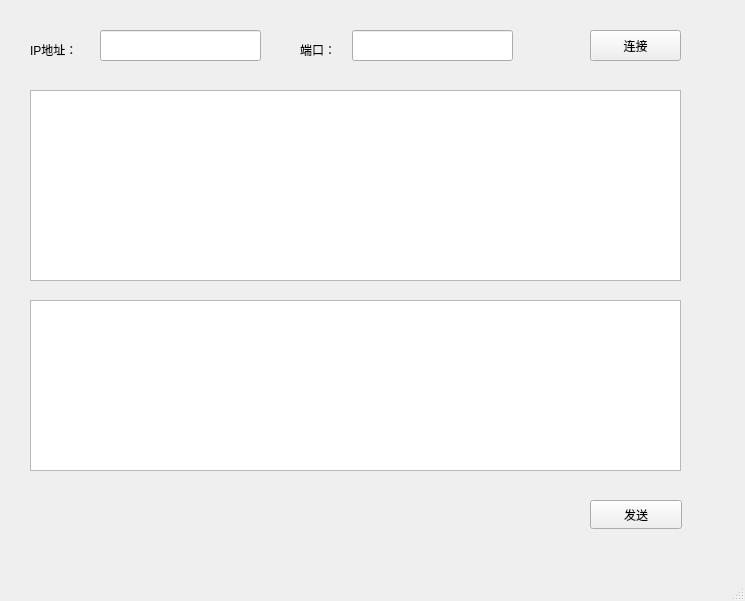
<?xml version="1.0" encoding="UTF-8"?>
<ui version="4.0">
 <class>MainWindow</class>
 <widget class="QMainWindow" name="MainWindow">
  <property name="geometry">
   <rect>
    <x>0</x>
    <y>0</y>
    <width>745</width>
    <height>601</height>
   </rect>
  </property>
  <property name="windowTitle">
   <string>MainWindow</string>
  </property>
  <property name="styleSheet">
   <string notr="true"/>
  </property>
  <widget class="QWidget" name="centralwidget">
   <widget class="QLabel" name="label">
    <property name="geometry">
     <rect>
      <x>30</x>
      <y>40</y>
      <width>69</width>
      <height>20</height>
     </rect>
    </property>
    <property name="text">
     <string>IP地址：</string>
    </property>
   </widget>
   <widget class="QLabel" name="label_2">
    <property name="geometry">
     <rect>
      <x>300</x>
      <y>40</y>
      <width>69</width>
      <height>20</height>
     </rect>
    </property>
    <property name="text">
     <string>端口：</string>
    </property>
   </widget>
   <widget class="QLineEdit" name="lineEdit_IP">
    <property name="geometry">
     <rect>
      <x>100</x>
      <y>30</y>
      <width>161</width>
      <height>31</height>
     </rect>
    </property>
   </widget>
   <widget class="QLineEdit" name="lineEdit_Port">
    <property name="geometry">
     <rect>
      <x>352</x>
      <y>30</y>
      <width>161</width>
      <height>31</height>
     </rect>
    </property>
   </widget>
   <widget class="QPushButton" name="pushButton_Connect">
    <property name="geometry">
     <rect>
      <x>590</x>
      <y>30</y>
      <width>91</width>
      <height>31</height>
     </rect>
    </property>
    <property name="text">
     <string>连接</string>
    </property>
   </widget>
   <widget class="QPushButton" name="pushButton_Send">
    <property name="geometry">
     <rect>
      <x>590</x>
      <y>500</y>
      <width>92</width>
      <height>29</height>
     </rect>
    </property>
    <property name="text">
     <string>发送</string>
    </property>
   </widget>
   <widget class="QTextEdit" name="textEdit_Recv">
    <property name="geometry">
     <rect>
      <x>30</x>
      <y>90</y>
      <width>651</width>
      <height>191</height>
     </rect>
    </property>
   </widget>
   <widget class="QTextEdit" name="textEdit_Send">
    <property name="geometry">
     <rect>
      <x>30</x>
      <y>300</y>
      <width>651</width>
      <height>171</height>
     </rect>
    </property>
   </widget>
  </widget>
  <widget class="QMenuBar" name="menubar">
   <property name="geometry">
    <rect>
     <x>0</x>
     <y>0</y>
     <width>745</width>
     <height>25</height>
    </rect>
   </property>
  </widget>
  <widget class="QStatusBar" name="statusbar"/>
 </widget>
 <resources/>
 <connections/>
</ui>
